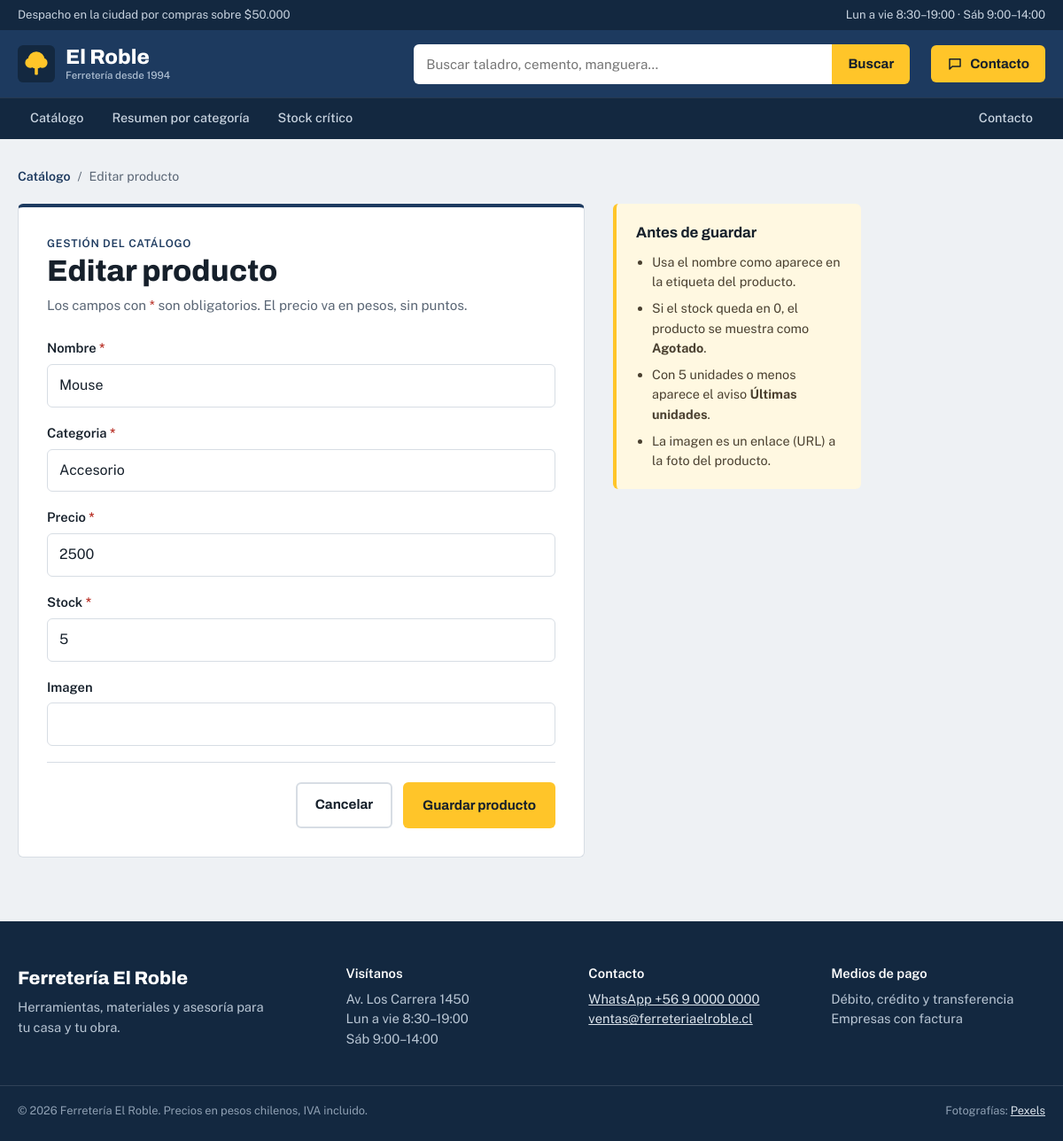
Screenshot of /editar/41/ (signed in) with the database file from the repository.
### catalogo/models.py (models this page shows, shortened)
class Producto(models.Model):
    nombre = models.CharField(max_length=100)
    categoria = models.CharField(max_length=50)
    precio = models.PositiveIntegerField()  # pesos chilenos, sin decimales
    stock = models.PositiveIntegerField(default=0)
    imagen = models.URLField(max_length=300, blank=True)  # link a la foto del producto
    class Meta:
        ordering = ["categoria", "nombre"]

### catalogo/views.py (the view)
# urls.py: path("editar/<int:pk>/", views.editar, name="editar"),
@staff_member_required
def editar(request, pk):
    producto = Producto.objects.get(pk=pk)
    if request.method == "POST":
        form = ProductoForm(request.POST, instance=producto)
        if form.is_valid():
            form.save()
            return redirect("inicio")
    else:
        form = ProductoForm(instance=producto)
    return render(request, "catalogo/form.html", {"form": form, "titulo": "Editar producto"})

### catalogo/forms.py
class ProductoForm(forms.ModelForm):
    class Meta:
        model = Producto
        fields = ["nombre", "categoria", "precio", "stock", "imagen"]

### catalogo/templates/catalogo/form.html (shortened to what this page needs)
{% extends "catalogo/base.html" %}
{% block contenido %}
<section class="gestion">
    <div class="contenedor gestion__fila">
        <nav class="migas" aria-label="Ruta">
            <a href="{% url 'inicio' %}">Catálogo</a>
            <span aria-hidden="true">/</span>
            <span>{{ titulo }}</span>
        </nav>
        <div class="gestion__grid">
            <div class="ficha">
                <header class="ficha__cabecera">
                    <p class="ficha__etiqueta">Gestión del catálogo</p>
                    <h1>{{ titulo }}</h1>
                    <p>Los campos con <span class="requerido">*</span> son obligatorios. El precio va en pesos, sin puntos.</p>
                </header>
                <form method="post" class="formulario" novalidate>
                    {% for campo in form %}
                        <div class="campo {% if campo.errors %}campo--error{% endif %}">
                            <label for="{{ campo.id_for_label }}">
                                {{ campo.label }}{% if campo.field.required %} <span class="requerido">*</span>{% endif %}
                            </label>
                            {{ campo }}
                        </div>
                    {% endfor %}
                    <div class="formulario__acciones">
                        <a href="{% url 'inicio' %}" class="boton boton--secundario">Cancelar</a>
                        <button type="submit" class="boton boton--principal">Guardar producto</button>
                    </div>
                </form>
            </div>
            <aside class="nota">
                <p class="nota__titulo">Antes de guardar</p>
                <ul>
                    <li>Usa el nombre como aparece en la etiqueta del producto.</li>
                    <li>Si el stock queda en 0, el producto se muestra como <strong>Agotado</strong>.</li>
                    <li>Con 5 unidades o menos aparece el aviso <strong>Últimas unidades</strong>.</li>
                    <li>La imagen es un enlace (URL) a la foto del producto.</li>
                </ul>
            </aside>
        </div>
    </div>
</section>
{% endblock %}

### catalogo/static/catalogo/css/estilos.css (style rules this page uses)
:root { --acero: #1D3A5F; --acero-oscuro: #132840; --tinta: #16202B; --gris: #5A6675; --galvanizado: #EEF1F4; --linea: #D7DDE4; --blanco: #FFFFFF; --amarillo: #FFC529; --amarillo-oscuro: #E5AC0C; --verde: #1F7A4D; --rojo: #B42318; --whatsapp: #1E9E55; --titulos: "Archivo", "Arial Narrow", Arial, sans-serif; --texto: "Public Sans", "Segoe UI", Arial, sans-serif; --radio: 6px; }
*, *::before, *::after { box-sizing: border-box; }
* { margin: 0; padding: 0; }
body { font-family: var(--texto); font-size: 16px; line-height: 1.55; color: var(--tinta); background: var(--galvanizado); -webkit-font-smoothing: antialiased; }
a { color: inherit; }
.contenedor { width: 100%; max-width: 1240px; margin: 0 auto; padding: 0 20px; }
.boton { display: inline-flex; align-items: center; justify-content: center; gap: 8px; font-family: var(--titulos); font-weight: 700; font-size: .95rem; text-decoration: none; border-radius: var(--radio); padding: 12px 20px; border: 2px solid transparent; cursor: pointer; transition: background-color .15s, border-color .15s, color .15s; }
.boton--principal { background: var(--amarillo); color: var(--tinta); }
.boton--secundario { background: var(--blanco); border-color: var(--linea); color: var(--tinta); }
.gestion { padding-top: 32px; padding-bottom: 72px; }
.migas { display: flex; gap: 8px; font-size: .88rem; color: var(--gris); margin-bottom: 20px; }
.migas a { color: var(--acero); font-weight: 600; text-decoration: none; }
.gestion__grid { display: grid; grid-template-columns: minmax(0, 640px) 280px; gap: 32px; align-items: start; }
.ficha { background: var(--blanco); border: 1px solid var(--linea); border-radius: var(--radio); border-top: 4px solid var(--acero); padding: 32px; }
.ficha__cabecera { margin-bottom: 26px; }
.ficha__cabecera h1 { font-family: var(--titulos); font-weight: 800; font-stretch: 85%; font-size: 2.1rem; line-height: 1.05; margin: 4px 0 8px; }
.ficha__cabecera p { color: var(--gris); font-size: .95rem; }
.ficha__cabecera .ficha__etiqueta { font-size: .76rem; font-weight: 600; letter-spacing: .06em; text-transform: uppercase; color: var(--acero); }
.requerido { color: var(--rojo); }
.campo { display: flex; flex-direction: column; gap: 6px; margin-bottom: 18px; }
.campo label { font-weight: 600; font-size: .92rem; }
.campo input, .campo select, .campo textarea { font: inherit; font-size: 1rem; color: var(--tinta); background: var(--blanco); border: 1.5px solid var(--linea); border-radius: var(--radio); padding: 11px 13px; width: 100%; transition: border-color .15s; }
.formulario__acciones { display: flex; justify-content: flex-end; flex-wrap: wrap; gap: 12px; border-top: 1px solid var(--linea); padding-top: 22px; margin-top: 8px; }
.nota { background: #FFF8E1; border-left: 4px solid var(--amarillo); border-radius: var(--radio); padding: 20px 22px; font-size: .9rem; position: sticky; top: 100px; }
.nota__titulo { font-family: var(--titulos); font-weight: 700; font-size: 1.05rem; margin-bottom: 8px; }
.nota ul { padding-left: 18px; display: grid; gap: 8px; color: #4A4030; }

### rows the page displays
Producto: form "Mouse" "Accesorio" "2500" "5"

### other values shown
{{ titulo }} "Editar producto"
{{ campo.label }} "Nombre" "Categoria" "Precio" "Stock" "Imagen"
